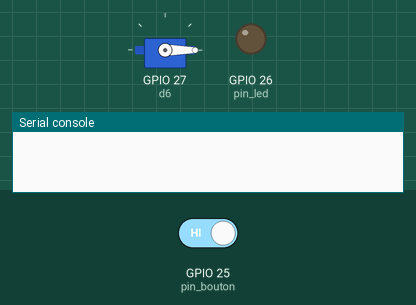
Recording of a program running on a simulated ESP32 board running MicroPython. Parts: servo, output pins drawn as LEDs (lit = HIGH), the last lines printed to the serial console. The inputs (shaded band) are chosen by the test bench; at power-on: GPIO 25 (pin_bouton) HIGH. Servo angles are drawn from the pulse width (0.5 ms = 0°, 2.5 ms = 180°).

Above: at 1.2 s.
1.3 s: GPIO 25 (pin_bouton) driven LOW
At 1.6 s:
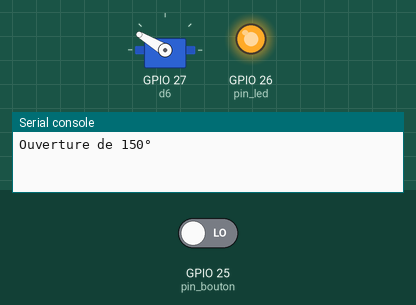
2.8 s: GPIO 25 (pin_bouton) driven HIGH
At 4.6 s:
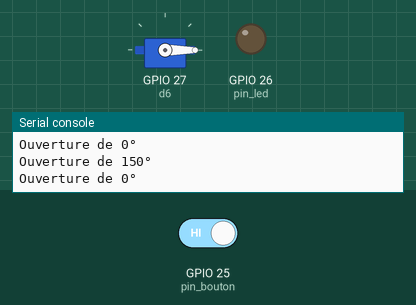
Timing chart, 0 to 6.1 s (numbered marks = the images above; inputs shaded):
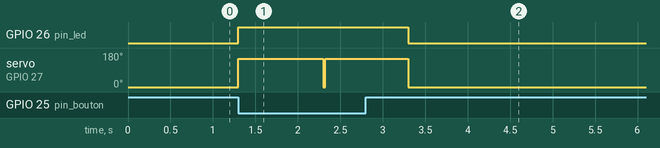

Measured:
- after the input at 1.3 s, GPIO 26 (pin_led): LOW → HIGH at once; servo on GPIO 27 (d6): 0° → 149° at once
- after the input at 2.8 s, GPIO 26 (pin_led): HIGH → LOW after 0.50 s; servo on GPIO 27 (d6): goes on until 3.3 s, then stays 0°

The program:

main.py
```python
from machine import *
import time

def setServoAngle(pin, angle):
  if (angle >= 0 and angle <= 180):
    pin.duty(int(0.025*1023 + (angle*0.1*1023)/180))
  else:
    raise ValueError("Servomotor angle have to be set between 0 and 180")


# ---- PP / Init ----

# ---- configurer la carte ----
# Servo on p27
d6 = PWM(Pin(27), freq=50, duty=0)

# Button on p25
pin_bouton = Pin(25, mode=Pin.IN)

# LED on 26
pin_led = Pin(26, mode=Pin.OUT)


# ---- Initialiser le système ----
# Initialiser le servomoteur à 0°
setServoAngle(d6, 0)


# Répéter indéfiniment
while True:
    # Si le bouton est appuyé alors

    if pin_bouton.value() == 0:
        pin_led.on()            # Allumer la LED
        print("Ouverture de 150°")
        setServoAngle(d6, 150)  # Placer le servomoteur à 150°
        time.sleep(1)           # Attendre 1 seconde
        pin_led.off()           # Éteindre la LED
        print("Ouverture de 0°")
        setServoAngle(d6, 0)    # Placer le servomoteur à 0°
    # FinSi
# FinRépéter
```
